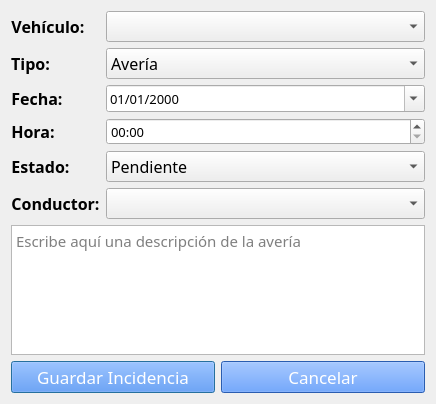
<?xml version="1.0" encoding="UTF-8"?>
<ui version="4.0">
 <class>IncidenciaDialog</class>
 <widget class="QDialog" name="IncidenciaDialog">
  <property name="geometry">
   <rect>
    <x>0</x>
    <y>0</y>
    <width>436</width>
    <height>404</height>
   </rect>
  </property>
  <property name="windowTitle">
   <string>Dialog</string>
  </property>
  <layout class="QVBoxLayout" name="verticalLayout">
   <item>
    <layout class="QFormLayout" name="formLayout">
     <item row="0" column="0">
      <widget class="QLabel" name="lblVehiculo">
       <property name="font">
        <font>
         <family>Montserrat</family>
         <pointsize>12</pointsize>
         <bold>true</bold>
        </font>
       </property>
       <property name="text">
        <string>Vehículo: </string>
       </property>
       <property name="alignment">
        <set>Qt::AlignmentFlag::AlignCenter</set>
       </property>
      </widget>
     </item>
     <item row="0" column="1">
      <widget class="QComboBox" name="cbVehiculo">
       <property name="font">
        <font>
         <family>Montserrat</family>
         <pointsize>12</pointsize>
        </font>
       </property>
      </widget>
     </item>
     <item row="1" column="0">
      <widget class="QLabel" name="lblTipo">
       <property name="font">
        <font>
         <family>Montserrat</family>
         <pointsize>12</pointsize>
         <bold>true</bold>
        </font>
       </property>
       <property name="text">
        <string>Tipo:</string>
       </property>
       <property name="alignment">
        <set>Qt::AlignmentFlag::AlignCenter</set>
       </property>
      </widget>
     </item>
     <item row="1" column="1">
      <widget class="QComboBox" name="cbTipo">
       <property name="font">
        <font>
         <family>Montserrat</family>
         <pointsize>12</pointsize>
        </font>
       </property>
       <item>
        <property name="text">
         <string>Avería</string>
        </property>
       </item>
       <item>
        <property name="text">
         <string>Accidente</string>
        </property>
       </item>
       <item>
        <property name="text">
         <string>Mantenimiento</string>
        </property>
       </item>
       <item>
        <property name="text">
         <string>Otro</string>
        </property>
       </item>
      </widget>
     </item>
     <item row="2" column="0">
      <widget class="QLabel" name="lblFecha">
       <property name="font">
        <font>
         <family>Montserrat</family>
         <pointsize>12</pointsize>
         <bold>true</bold>
        </font>
       </property>
       <property name="text">
        <string>Fecha: </string>
       </property>
       <property name="alignment">
        <set>Qt::AlignmentFlag::AlignCenter</set>
       </property>
      </widget>
     </item>
     <item row="2" column="1">
      <widget class="QDateEdit" name="dtFecha">
       <property name="font">
        <font>
         <family>Montserrat</family>
         <pointsize>10</pointsize>
        </font>
       </property>
       <property name="displayFormat">
        <string>dd/MM/yyyy</string>
       </property>
       <property name="calendarPopup">
        <bool>true</bool>
       </property>
      </widget>
     </item>
     <item row="3" column="0">
      <widget class="QLabel" name="lblHora">
       <property name="font">
        <font>
         <family>Montserrat</family>
         <pointsize>12</pointsize>
         <bold>true</bold>
        </font>
       </property>
       <property name="text">
        <string>Hora: </string>
       </property>
       <property name="alignment">
        <set>Qt::AlignmentFlag::AlignCenter</set>
       </property>
      </widget>
     </item>
     <item row="3" column="1">
      <widget class="QDateTimeEdit" name="teHora">
       <property name="font">
        <font>
         <family>Montserrat</family>
         <pointsize>10</pointsize>
        </font>
       </property>
       <property name="displayFormat">
        <string>HH:mm</string>
       </property>
      </widget>
     </item>
     <item row="4" column="0">
      <widget class="QLabel" name="lblEstado">
       <property name="font">
        <font>
         <family>Montserrat</family>
         <pointsize>12</pointsize>
         <bold>true</bold>
        </font>
       </property>
       <property name="text">
        <string>Estado: </string>
       </property>
       <property name="alignment">
        <set>Qt::AlignmentFlag::AlignCenter</set>
       </property>
      </widget>
     </item>
     <item row="4" column="1">
      <widget class="QComboBox" name="cbEstado">
       <property name="font">
        <font>
         <family>Montserrat</family>
         <pointsize>12</pointsize>
        </font>
       </property>
       <item>
        <property name="text">
         <string>Pendiente</string>
        </property>
       </item>
       <item>
        <property name="text">
         <string>En Proceso</string>
        </property>
       </item>
       <item>
        <property name="text">
         <string>Resuelta</string>
        </property>
       </item>
      </widget>
     </item>
     <item row="5" column="0">
      <widget class="QLabel" name="lblConductor">
       <property name="font">
        <font>
         <family>Montserrat</family>
         <pointsize>12</pointsize>
         <bold>true</bold>
        </font>
       </property>
       <property name="text">
        <string>Conductor:</string>
       </property>
       <property name="alignment">
        <set>Qt::AlignmentFlag::AlignCenter</set>
       </property>
      </widget>
     </item>
     <item row="5" column="1">
      <widget class="QComboBox" name="cbConductor">
       <property name="font">
        <font>
         <family>Montserrat</family>
         <pointsize>12</pointsize>
        </font>
       </property>
      </widget>
     </item>
    </layout>
   </item>
   <item>
    <widget class="QTextEdit" name="txtDescripcion">
     <property name="minimumSize">
      <size>
       <width>0</width>
       <height>100</height>
      </size>
     </property>
     <property name="font">
      <font>
       <family>Montserrat</family>
       <pointsize>11</pointsize>
      </font>
     </property>
     <property name="placeholderText">
      <string>Escribe aquí una descripción de la avería</string>
     </property>
    </widget>
   </item>
   <item>
    <layout class="QHBoxLayout" name="horizontalLayout">
     <item>
      <widget class="QPushButton" name="btnGuardarIncidencia">
       <property name="enabled">
        <bool>true</bool>
       </property>
       <property name="maximumSize">
        <size>
         <width>16777215</width>
         <height>60</height>
        </size>
       </property>
       <property name="font">
        <font>
         <family>Montserrat</family>
         <pointsize>13</pointsize>
         <strikeout>false</strikeout>
         <fontweight>Black</fontweight>
        </font>
       </property>
       <property name="styleSheet">
        <string notr="true">background-color: #3b82f6; color: white;</string>
       </property>
       <property name="text">
        <string>Guardar Incidencia</string>
       </property>
       <property name="checkable">
        <bool>true</bool>
       </property>
      </widget>
     </item>
     <item>
      <widget class="QPushButton" name="btnCancelar">
       <property name="enabled">
        <bool>true</bool>
       </property>
       <property name="maximumSize">
        <size>
         <width>16777215</width>
         <height>60</height>
        </size>
       </property>
       <property name="font">
        <font>
         <family>Montserrat</family>
         <pointsize>13</pointsize>
         <strikeout>false</strikeout>
         <fontweight>Black</fontweight>
        </font>
       </property>
       <property name="styleSheet">
        <string notr="true">background-color: #3b82f6; color: white;</string>
       </property>
       <property name="text">
        <string>Cancelar</string>
       </property>
       <property name="checkable">
        <bool>true</bool>
       </property>
      </widget>
     </item>
    </layout>
   </item>
  </layout>
 </widget>
 <resources/>
 <connections/>
</ui>
